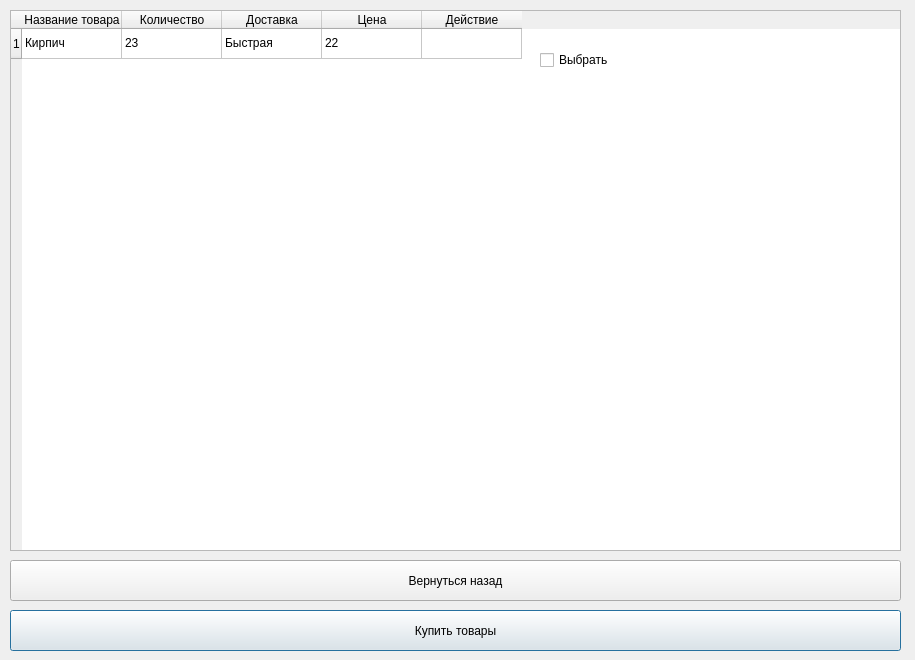
<?xml version="1.0" encoding="UTF-8"?>
<ui version="4.0">
 <class>Dialog</class>
 <widget class="QDialog" name="Dialog">
  <property name="geometry">
   <rect>
    <x>0</x>
    <y>0</y>
    <width>915</width>
    <height>660</height>
   </rect>
  </property>
  <property name="windowTitle">
   <string>Dialog</string>
  </property>
  <widget class="QTableWidget" name="tableWidget">
   <property name="geometry">
    <rect>
     <x>10</x>
     <y>10</y>
     <width>891</width>
     <height>541</height>
    </rect>
   </property>
   <row>
    <property name="text">
     <string>1</string>
    </property>
   </row>
   <column>
    <property name="text">
     <string>Название товара</string>
    </property>
   </column>
   <column>
    <property name="text">
     <string>Количество</string>
    </property>
   </column>
   <column>
    <property name="text">
     <string>Доставка</string>
    </property>
   </column>
   <column>
    <property name="text">
     <string>Цена</string>
    </property>
   </column>
   <column>
    <property name="text">
     <string>Действие</string>
    </property>
   </column>
   <item row="0" column="0">
    <property name="text">
     <string>Кирпич</string>
    </property>
   </item>
   <item row="0" column="1">
    <property name="text">
     <string>23</string>
    </property>
   </item>
   <item row="0" column="2">
    <property name="text">
     <string>Быстрая</string>
    </property>
   </item>
   <item row="0" column="3">
    <property name="text">
     <string>22</string>
    </property>
   </item>
  </widget>
  <widget class="QCheckBox" name="checkBox">
   <property name="geometry">
    <rect>
     <x>540</x>
     <y>50</y>
     <width>81</width>
     <height>20</height>
    </rect>
   </property>
   <property name="text">
    <string>Выбрать</string>
   </property>
  </widget>
  <widget class="QPushButton" name="pushButton">
   <property name="geometry">
    <rect>
     <x>10</x>
     <y>610</y>
     <width>891</width>
     <height>41</height>
    </rect>
   </property>
   <property name="text">
    <string>Купить товары</string>
   </property>
  </widget>
  <widget class="QPushButton" name="pushButton_2">
   <property name="geometry">
    <rect>
     <x>10</x>
     <y>560</y>
     <width>891</width>
     <height>41</height>
    </rect>
   </property>
   <property name="text">
    <string>Вернуться назад</string>
   </property>
  </widget>
 </widget>
 <resources/>
 <connections/>
</ui>
